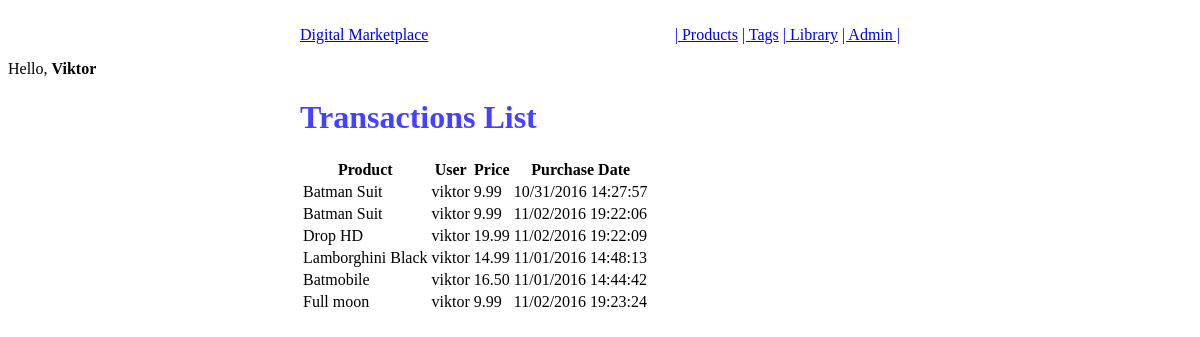
/seller/transactions/ (signed in), run on the app's committed database.
### billing/models.py (models this page shows, shortened)
class Transaction(m.Model):
    user = m.ForeignKey(User)
    product = m.ForeignKey(Product)
    price = m.DecimalField(max_digits=100, decimal_places=2)
    timestamp = m.DateTimeField(auto_now_add=True, auto_now=False)
    success = m.BooleanField(default=True)

### products/models.py (models this page shows, shortened)
class Product(m.Model):
    seller = m.ForeignKey(SellerAccount)
    title = m.CharField(max_length=30)
    slug = m.SlugField(blank=True, unique=True)
    description = m.TextField(blank=True)
    media = m.ImageField(blank=True, null=True, upload_to=helpers.media_location)
    price = m.DecimalField(max_digits=100, decimal_places=2, default=9.99)
    sale_price = m.DecimalField(max_digits=100, decimal_places=2, default=6.99, null=True, blank=True)
    on_sale = m.BooleanField(default=False)
    is_available = m.BooleanField(default=True)  # is the product available to purchase?
    def __str__(self):
        return self.title

### sellers/views.py (the view)
class SellerTransactionList(SellerAccountMixin, ListView):
    model = Transaction
    template_name = 'sellers/transaction_list_view.html'
    def get_queryset(self):
        transactions = self.get_transactions()
        return transactions

### digitalmarket/mixins.py (called while the page is built)
    @method_decorator(login_required)
    def dispatch(self, request, *args, **kwargs):
        return super(LoginRequiredMixin, self).dispatch(request, *args, **kwargs)

### sellers/mixins.py (called while the page is built)
    def get_account(self):
        user = self.request.user
        accounts = SellerAccount.objects.filter(user=user)
        if accounts.exists() and accounts.count() == 1:
            self.account = accounts.first()
            return accounts.first()
        return None

    def get_products(self):
        account = self.get_account()
        products = Product.objects.filter(seller=account)
        return products

    def get_transactions(self):
        products = self.get_products()
        transactions = Transaction.objects.filter(product__in=products)
        return transactions

### templates/sellers/transaction_list_view.html
{% extends 'base.html' %}
{% block content %}
<h1>Transactions List</h1>
    {% include 'sellers/transaction_list_snippet.html' with transaction_list=object_list time='detailed' %}
{% endblock %}

### templates/base.html (shortened to what this page needs)
{% load staticfiles %}
<!DOCTYPE html>
<html lang="en" xmlns="http://www.w3.org/1999/html">
<head>
</head>
    <link rel="stylesheet" href="//code.jquery.com/ui/1.12.1/themes/base/jquery-ui.css">
    <link rel="stylesheet" href="{% static 'css/base.css' %}" />
<body>
<nav class="main-nav">
    <ul class="pull-left first-nav">
        <li><a href="{% url 'dashboard' %}">Digital Marketplace</a></li>
    </ul>
    <ul class="pull-right">
        <li><a href="{% url 'products:list' %}">| Products</a></li>
        <li><a href="{% url 'tags:list' %}">| Tags</a></li>
        <li><a href="#">| Library</a></li>
        <li><a href="http://localhost:8000/admin">| Admin |</a></li>
    </ul>
</nav>
<div class="greeting">
    {% if request.user.is_authenticated %}
        <p>Hello, <strong>{{ request.user.username|capfirst }}</strong></p>
    {% else %}
        <p>Hello, please identify yourself</p>
    {% endif %}
</div>
<div class="main-content">
    {% block content %}{% endblock content %}
</div>
</body>
</html>

### templates/sellers/transaction_list_snippet.html
<table>
    <thead>
        <th>Product</th>
        <th>User</th>
        <th>Price</th>
        <th>Purchase Date</th>
    </thead>
    <tbody>
    {% for t in transaction_list %}
    <tr>
        <td>{{ t.product }}</td>
        <td>{{ t.user }}</td>
        <td>{{ t.price }}</td>
        {% if time == 'since' %}
            <td>{{ t.timestamp|timesince }}</td>
        {% elif time == 'detailed' %}
            <td>{{ t.timestamp|date:"SHORT_DATE_FORMAT" }} {{ t.timestamp|date:"H:i:s" }}</td>
        {% endif %}
    </tr>
    {%  endfor %}
    </tbody>
</table>

### static/css/base.css (style rules this page uses)
h1 { color: #4640ff; }

### data on the page
Transaction: product "Batman Suit", user "viktor", price "9.99", timestamp "10/31/2016", timestamp "14:27:57"
Transaction: product "Batman Suit", user "viktor", price "9.99", timestamp "11/02/2016", timestamp "19:22:06"
Transaction: product "Drop HD", user "viktor", price "19.99", timestamp "11/02/2016", timestamp "19:22:09"
Transaction: product "Lamborghini Black", user "viktor", price "14.99", timestamp "11/01/2016", timestamp "14:48:13"
Transaction: product "Batmobile", user "viktor", price "16.50", timestamp "11/01/2016", timestamp "14:44:42"
Transaction: product "Full moon", user "viktor", price "9.99", timestamp "11/02/2016", timestamp "19:23:24"

### other printed values
{{ request.user.username|capfirst }} "Viktor"
